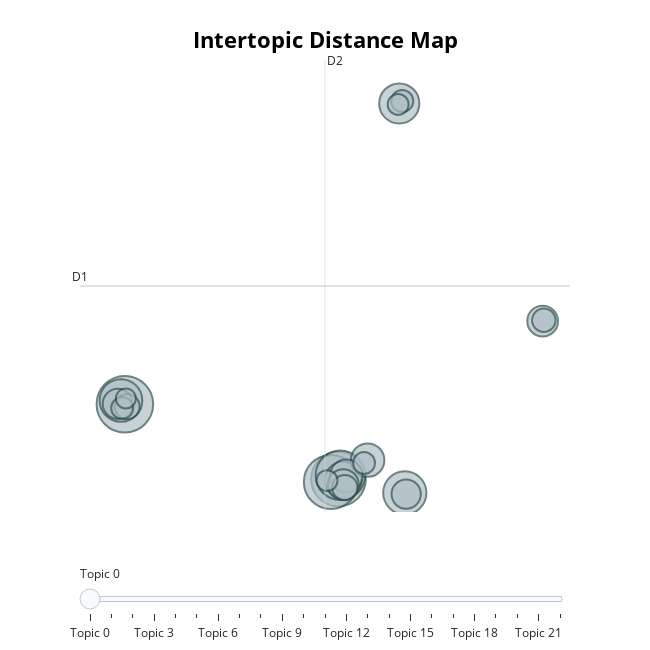

Notebook cell for this chart:
### Code cell
model.visualize_topics()

### Figure 1 — Plotly figure (JSON) as saved in the notebook; plotly's stock layout.template omitted (floating-point values rounded to 4 significant figures)
{"data": [{"customdata": [[0, "fema | trump | disaster | trumps | donald", 320], [1, "mosslandingfire | battery | batteries | burning | flames", 298], [2, "winds | rain | rains | weather | wind", 293], [3, "hughesfire | firefighters | burning | lake | burned", 246], [4, "fireproof | law | homeowners | resistant | regulations", 187], [5, "donald | trump | policy | policies | water", 182], [6, "burning | southern | gulf | smoke | lives", 161], [7, "firefighters | evacuations | arson | evacuation | erupt", 135], [8, "vegetationfire | lilacfire | vegetation | canyon | rancho", 112], [9, "palisadesfire | lafires | lafire | firefighters | hollywoodfire", 107], [10, "pasadena | history | neighborhoods | devastation | burned", 96], [11, "concert | fireaid | greenday | billiejoearmstrong | billie", 94], [12, "federal | taxes | taxation | tax | gov", 90], [13, "warming | climate | forests | burning | risk", 86], [14, "electrical | eaton_fire | surge | southern_california_edison | electric", 64], [15, "fema | federal | end | trump | recommends", 62], [16, "donations | donate | donation | donated | fundraiser", 55], [17, "snow | florida | climate | snowing | winter", 49], [18, "gavin | newsom | news | cbsnews | donald", 48], [19, "sbcfire | pasadena | forestry | bernardino | resources", 48], [20, "dogheroes | wildfiresurvivors | wildfiresurvivor | wildfirerelief | animalrescue", 44], [21, "winds | wind | weather | warnings | forecast", 44], [22, "voter | voterid | federal | voters | laws", 40]], "hovertemplate": "<b>Topic %{customdata[0]}</b><br>%{customdata[1]}<br>Size: %{customdata[2]}", "legendgroup": "", "marker": {"color": "#B0BEC5", "line": {"color": "DarkSlateGrey", "width": 2}, "size": [320, 298, 293, 246, 187, 182, 161, 135, 112, 107, 96, 94, 90, 86, 64, 62, 55, 49, 48, 48, 44, 44, 40], "sizemode": "area", "sizeref": 0.2, "symbol": "circle"}, "mode": "markers", "name": "", "orientation": "v", "showlegend": false, "type": "scatter", "x": [-20.07, -2.518, -3.137, -2.36, 2.933, -20.39, 2.479, -2.135, -0.122, -1.878, -2.123, 14.26, -20.66, 3.047, -1.997, -19.88, 14.36, 2.722, -20.3, -0.415, 2.388, -3.458, -19.99], "xaxis": "x", "y": [-2.95, -10.39, -10.67, -10.01, -11.76, -2.571, 26.97, -10.49, -8.504, -10.08, -10.94, 5.316, -2.906, -11.88, -11.23, -3.175, 5.41, 27.21, -3.314, -8.789, 26.88, -10.54, -2.371], "yaxis": "y"}], "layout": {"annotations": [{"showarrow": false, "text": "D1", "x": -23.76, "y": 8.814, "yshift": 10}, {"showarrow": false, "text": "D2", "x": -3.625, "xshift": 10, "y": 31.29}], "height": 650, "hoverlabel": {"bgcolor": "white", "font": {"family": "Rockwell", "size": 16}}, "legend": {"itemsizing": "constant", "tracegroupgap": 0}, "margin": {"t": 60}, "shapes": [{"line": {"color": "#CFD8DC", "width": 2}, "type": "line", "x0": -3.625, "x1": -3.625, "y0": -13.66, "y1": 31.29}, {"line": {"color": "#9E9E9E", "width": 2}, "type": "line", "x0": -23.76, "x1": 16.51, "y0": 8.814, "y1": 8.814}], "sliders": [{"active": 0, "pad": {"t": 50}, "steps": [{"args": [{"marker.color": [["red", "#B0BEC5", "#B0BEC5", "#B0BEC5", "#B0BEC5", "#B0BEC5", "#B0BEC5", "#B0BEC5", "#B0BEC5", "#B0BEC5", "#B0BEC5", "#B0BEC5", "#B0BEC5", "#B0BEC5", "#B0BEC5", "#B0BEC5", "#B0BEC5", "#B0BEC5", "#B0BEC5", "#B0BEC5", "#B0BEC5", "#B0BEC5", "#B0BEC5"]]}], "label": "Topic 0", "method": "update"}, {"args": [{"marker.color": [["#B0BEC5", "red", "#B0BEC5", "#B0BEC5", "#B0BEC5", "#B0BEC5", "#B0BEC5", "#B0BEC5", "#B0BEC5", "#B0BEC5", "#B0BEC5", "#B0BEC5", "#B0BEC5", "#B0BEC5", "#B0BEC5", "#B0BEC5", "#B0BEC5", "#B0BEC5", "#B0BEC5", "#B0BEC5", "#B0BEC5", "#B0BEC5", "#B0BEC5"]]}], "label": "Topic 1", "method": "update"}, {"args": [{"marker.color": [["#B0BEC5", "#B0BEC5", "red", "#B0BEC5", "#B0BEC5", "#B0BEC5", "#B0BEC5", "#B0BEC5", "#B0BEC5", "#B0BEC5", "#B0BEC5", "#B0BEC5", "#B0BEC5", "#B0BEC5", "#B0BEC5", "#B0BEC5", "#B0BEC5", "#B0BEC5", "#B0BEC5", "#B0BEC5", "#B0BEC5", "#B0BEC5", "#B0BEC5"]]}], "label": "Topic 2", "method": "update"}, {"args": [{"marker.color": [["#B0BEC5", "#B0BEC5", "#B0BEC5", "red", "#B0BEC5", "#B0BEC5", "#B0BEC5", "#B0BEC5", "#B0BEC5", "#B0BEC5", "#B0BEC5", "#B0BEC5", "#B0BEC5", "#B0BEC5", "#B0BEC5", "#B0BEC5", "#B0BEC5", "#B0BEC5", "#B0BEC5", "#B0BEC5", "#B0BEC5", "#B0BEC5", "#B0BEC5"]]}], "label": "Topic 3", "method": "update"}, {"args": [{"marker.color": [["#B0BEC5", "#B0BEC5", "#B0BEC5", "#B0BEC5", "red", "#B0BEC5", "#B0BEC5", "#B0BEC5", "#B0BEC5", "#B0BEC5", "#B0BEC5", "#B0BEC5", "#B0BEC5", "#B0BEC5", "#B0BEC5", "#B0BEC5", "#B0BEC5", "#B0BEC5", "#B0BEC5", "#B0BEC5", "#B0BEC5", "#B0BEC5", "#B0BEC5"]]}], "label": "Topic 4", "method": "update"}, {"args": [{"marker.color": [["#B0BEC5", "#B0BEC5", "#B0BEC5", "#B0BEC5", "#B0BEC5", "red", "#B0BEC5", "#B0BEC5", "#B0BEC5", "#B0BEC5", "#B0BEC5", "#B0BEC5", "#B0BEC5", "#B0BEC5", "#B0BEC5", "#B0BEC5", "#B0BEC5", "#B0BEC5", "#B0BEC5", "#B0BEC5", "#B0BEC5", "#B0BEC5", "#B0BEC5"]]}], "label": "Topic 5", "method": "update"}, {"args": [{"marker.color": [["#B0BEC5", "#B0BEC5", "#B0BEC5", "#B0BEC5", "#B0BEC5", "#B0BEC5", "red", "#B0BEC5", "#B0BEC5", "#B0BEC5", "#B0BEC5", "#B0BEC5", "#B0BEC5", "#B0BEC5", "#B0BEC5", "#B0BEC5", "#B0BEC5", "#B0BEC5", "#B0BEC5", "#B0BEC5", "#B0BEC5", "#B0BEC5", "#B0BEC5"]]}], "label": "Topic 6", "method": "update"}, {"args": [{"marker.color": [["#B0BEC5", "#B0BEC5", "#B0BEC5", "#B0BEC5", "#B0BEC5", "#B0BEC5", "#B0BEC5", "red", "#B0BEC5", "#B0BEC5", "#B0BEC5", "#B0BEC5", "#B0BEC5", "#B0BEC5", "#B0BEC5", "#B0BEC5", "#B0BEC5", "#B0BEC5", "#B0BEC5", "#B0BEC5", "#B0BEC5", "#B0BEC5", "#B0BEC5"]]}], "label": "Topic 7", "method": "update"}, {"args": [{"marker.color": [["#B0BEC5", "#B0BEC5", "#B0BEC5", "#B0BEC5", "#B0BEC5", "#B0BEC5", "#B0BEC5", "#B0BEC5", "red", "#B0BEC5", "#B0BEC5", "#B0BEC5", "#B0BEC5", "#B0BEC5", "#B0BEC5", "#B0BEC5", "#B0BEC5", "#B0BEC5", "#B0BEC5", "#B0BEC5", "#B0BEC5", "#B0BEC5", "#B0BEC5"]]}], "label": "Topic 8", "method": "update"}, {"args": [{"marker.color": [["#B0BEC5", "#B0BEC5", "#B0BEC5", "#B0BEC5", "#B0BEC5", "#B0BEC5", "#B0BEC5", "#B0BEC5", "#B0BEC5", "red", "#B0BEC5", "#B0BEC5", "#B0BEC5", "#B0BEC5", "#B0BEC5", "#B0BEC5", "#B0BEC5", "#B0BEC5", "#B0BEC5", "#B0BEC5", "#B0BEC5", "#B0BEC5", "#B0BEC5"]]}], "label": "Topic 9", "method": "update"}, {"args": [{"marker.color": [["#B0BEC5", "#B0BEC5", "#B0BEC5", "#B0BEC5", "#B0BEC5", "#B0BEC5", "#B0BEC5", "#B0BEC5", "#B0BEC5", "#B0BEC5", "red", "#B0BEC5", "#B0BEC5", "#B0BEC5", "#B0BEC5", "#B0BEC5", "#B0BEC5", "#B0BEC5", "#B0BEC5", "#B0BEC5", "#B0BEC5", "#B0BEC5", "#B0BEC5"]]}], "label": "Topic 10", "method": "update"}, {"args": [{"marker.color": [["#B0BEC5", "#B0BEC5", "#B0BEC5", "#B0BEC5", "#B0BEC5", "#B0BEC5", "#B0BEC5", "#B0BEC5", "#B0BEC5", "#B0BEC5", "#B0BEC5", "red", "#B0BEC5", "#B0BEC5", "#B0BEC5", "#B0BEC5", "#B0BEC5", "#B0BEC5", "#B0BEC5", "#B0BEC5", "#B0BEC5", "#B0BEC5", "#B0BEC5"]]}], "label": "Topic 11", "method": "update"}, {"args": [{"marker.color": [["#B0BEC5", "#B0BEC5", "#B0BEC5", "#B0BEC5", "#B0BEC5", "#B0BEC5", "#B0BEC5", "#B0BEC5", "#B0BEC5", "#B0BEC5", "#B0BEC5", "#B0BEC5", "red", "#B0BEC5", "#B0BEC5", "#B0BEC5", "#B0BEC5", "#B0BEC5", "#B0BEC5", "#B0BEC5", "#B0BEC5", "#B0BEC5", "#B0BEC5"]]}], "label": "Topic 12", "method": "update"}, {"args": [{"marker.color": [["#B0BEC5", "#B0BEC5", "#B0BEC5", "#B0BEC5", "#B0BEC5", "#B0BEC5", "#B0BEC5", "#B0BEC5", "#B0BEC5", "#B0BEC5", "#B0BEC5", "#B0BEC5", "#B0BEC5", "red", "#B0BEC5", "#B0BEC5", "#B0BEC5", "#B0BEC5", "#B0BEC5", "#B0BEC5", "#B0BEC5", "#B0BEC5", "#B0BEC5"]]}], "label": "Topic 13", "method": "update"}, {"args": [{"marker.color": [["#B0BEC5", "#B0BEC5", "#B0BEC5", "#B0BEC5", "#B0BEC5", "#B0BEC5", "#B0BEC5", "#B0BEC5", "#B0BEC5", "#B0BEC5", "#B0BEC5", "#B0BEC5", "#B0BEC5", "#B0BEC5", "red", "#B0BEC5", "#B0BEC5", "#B0BEC5", "#B0BEC5", "#B0BEC5", "#B0BEC5", "#B0BEC5", "#B0BEC5"]]}], "label": "Topic 14", "method": "update"}, {"args": [{"marker.color": [["#B0BEC5", "#B0BEC5", "#B0BEC5", "#B0BEC5", "#B0BEC5", "#B0BEC5", "#B0BEC5", "#B0BEC5", "#B0BEC5", "#B0BEC5", "#B0BEC5", "#B0BEC5", "#B0BEC5", "#B0BEC5", "#B0BEC5", "red", "#B0BEC5", "#B0BEC5", "#B0BEC5", "#B0BEC5", "#B0BEC5", "#B0BEC5", "#B0BEC5"]]}], "label": "Topic 15", "method": "update"}, {"args": [{"marker.color": [["#B0BEC5", "#B0BEC5", "#B0BEC5", "#B0BEC5", "#B0BEC5", "#B0BEC5", "#B0BEC5", "#B0BEC5", "#B0BEC5", "#B0BEC5", "#B0BEC5", "#B0BEC5", "#B0BEC5", "#B0BEC5", "#B0BEC5", "#B0BEC5", "red", "#B0BEC5", "#B0BEC5", "#B0BEC5", "#B0BEC5", "#B0BEC5", "#B0BEC5"]]}], "label": "Topic 16", "method": "update"}, {"args": [{"marker.color": [["#B0BEC5", "#B0BEC5", "#B0BEC5", "#B0BEC5", "#B0BEC5", "#B0BEC5", "#B0BEC5", "#B0BEC5", "#B0BEC5", "#B0BEC5", "#B0BEC5", "#B0BEC5", "#B0BEC5", "#B0BEC5", "#B0BEC5", "#B0BEC5", "#B0BEC5", "red", "#B0BEC5", "#B0BEC5", "#B0BEC5", "#B0BEC5", "#B0BEC5"]]}], "label": "Topic 17", "method": "update"}, {"args": [{"marker.color": [["#B0BEC5", "#B0BEC5", "#B0BEC5", "#B0BEC5", "#B0BEC5", "#B0BEC5", "#B0BEC5", "#B0BEC5", "#B0BEC5", "#B0BEC5", "#B0BEC5", "#B0BEC5", "#B0BEC5", "#B0BEC5", "#B0BEC5", "#B0BEC5", "#B0BEC5", "#B0BEC5", "red", "#B0BEC5", "#B0BEC5", "#B0BEC5", "#B0BEC5"]]}], "label": "Topic 18", "method": "update"}, {"args": [{"marker.color": [["#B0BEC5", "#B0BEC5", "#B0BEC5", "#B0BEC5", "#B0BEC5", "#B0BEC5", "#B0BEC5", "#B0BEC5", "#B0BEC5", "#B0BEC5", "#B0BEC5", "#B0BEC5", "#B0BEC5", "#B0BEC5", "#B0BEC5", "#B0BEC5", "#B0BEC5", "#B0BEC5", "#B0BEC5", "red", "#B0BEC5", "#B0BEC5", "#B0BEC5"]]}], "label": "Topic 19", "method": "update"}, {"args": [{"marker.color": [["#B0BEC5", "#B0BEC5", "#B0BEC5", "#B0BEC5", "#B0BEC5", "#B0BEC5", "#B0BEC5", "#B0BEC5", "#B0BEC5", "#B0BEC5", "#B0BEC5", "#B0BEC5", "#B0BEC5", "#B0BEC5", "#B0BEC5", "#B0BEC5", "#B0BEC5", "#B0BEC5", "#B0BEC5", "#B0BEC5", "red", "#B0BEC5", "#B0BEC5"]]}], "label": "Topic 20", "method": "update"}, {"args": [{"marker.color": [["#B0BEC5", "#B0BEC5", "#B0BEC5", "#B0BEC5", "#B0BEC5", "#B0BEC5", "#B0BEC5", "#B0BEC5", "#B0BEC5", "#B0BEC5", "#B0BEC5", "#B0BEC5", "#B0BEC5", "#B0BEC5", "#B0BEC5", "#B0BEC5", "#B0BEC5", "#B0BEC5", "#B0BEC5", "#B0BEC5", "#B0BEC5", "red", "#B0BEC5"]]}], "label": "Topic 21", "method": "update"}, {"args": [{"marker.color": [["#B0BEC5", "#B0BEC5", "#B0BEC5", "#B0BEC5", "#B0BEC5", "#B0BEC5", "#B0BEC5", "#B0BEC5", "#B0BEC5", "#B0BEC5", "#B0BEC5", "#B0BEC5", "#B0BEC5", "#B0BEC5", "#B0BEC5", "#B0BEC5", "#B0BEC5", "#B0BEC5", "#B0BEC5", "#B0BEC5", "#B0BEC5", "#B0BEC5", "red"]]}], "label": "Topic 22", "method": "update"}]}], "title": {"font": {"color": "Black", "size": 22}, "text": "<b>Intertopic Distance Map</b>", "x": 0.5, "xanchor": "center", "y": 0.95, "yanchor": "top"}, "width": 650, "xaxis": {"anchor": "y", "domain": [0, 1], "range": [-23.76, 16.51], "title": {"text": ""}, "visible": false}, "yaxis": {"anchor": "x", "domain": [0, 1], "range": [-13.66, 31.29], "title": {"text": ""}, "visible": false}}}
